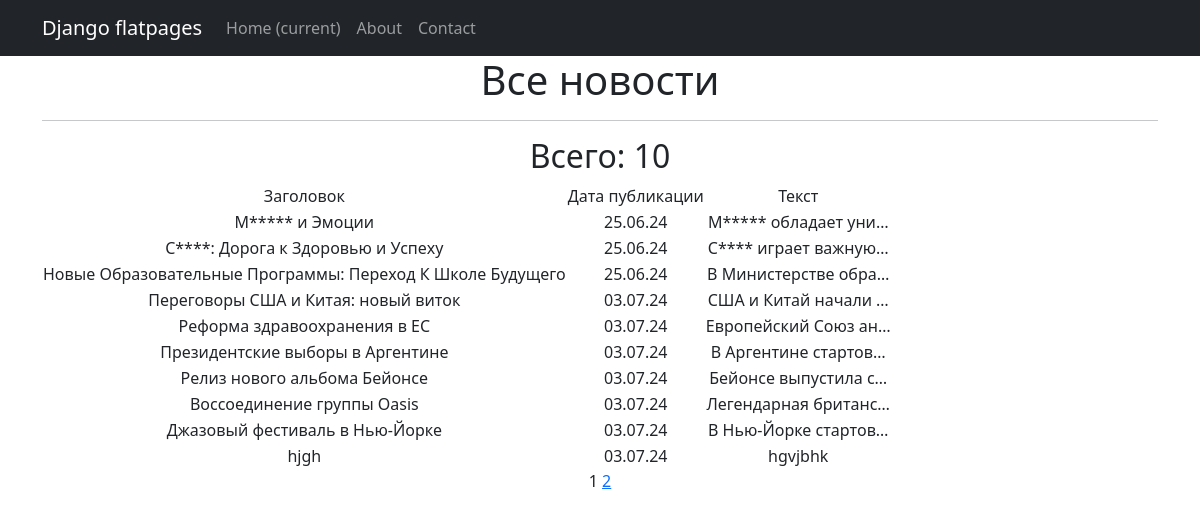
Page /news/ on the committed database.
### news/models.py (models this page shows, shortened)
class Post(models.Model):
    article = 'AR'
    news = 'NE'
    TYPES = [(article, 'статья'), (news, 'новость')]
    author_post = models.ForeignKey(to='Author', on_delete=models.CASCADE, related_name='posts')
    type = models.CharField(max_length=2, choices=TYPES, default=article)
    date_created = models.DateTimeField(auto_now_add=True)
    category = models.ManyToManyField(to='Category', through='PostCategory' )
    title = models.CharField(max_length=100)
    text = models.TextField()
    rating = models.IntegerField(default=0)

### news/views.py (the view)
# urls.py: path('', PostList.as_view(), name='posts_list'),
class PostList(ListView):
    model = Post
    ordering = 'date_created'
    template_name = 'news.html'
    context_object_name = 'posts'
    paginate_by = 10  # количество записей на странице

### news/templatetags/custom_filters.py (called while the page is built)
@register.filter()
def censor(value):
    for c in CENSOR:
        value = value.replace(c[1:], '*' * len(c[1:]))
    return f'{value}'

### templates/news.html (shortened to what this page needs)
{% extends 'flatpages/default.html' %}
{% load custom_filters %}
{% block content %}
<h1>Все новости</h1>
<hr>
<h2>Всего: {{ posts|length }}</h2>
{% if posts %}
<table>
    <tr>
        <td>Заголовок</td>
        <td>Дата публикации</td>
        <td>Текст</td>
    </tr>
    {% for post in posts %}
    <tr>
        <td>{{ post.title|censor }}</td>
        <td> {{ post.date_created|date:'d.m.y' }}</td>
        <td>{{ post.text|truncatechars:20|censor }}</td>
        <td>
        </td>
    </tr>
    {% endfor %}
</table>
{% else %}
<h2> Статей нет! </h2>
{% endif %}
{{ page_obj.number }}
{% if page_obj.has_next %}
<a href="?page={{ page_obj.next_page_number }}">{{ page_obj.next_page_number }}</a>
{% endif %}
{% endblock content %}

### rows in the picture
Post: title|censor "М***** и Эмоции", date_created "25.06.24", text|censor "М***** обладает уни…"
Post: title|censor "С****: Дорога к Здоровью и Успеху", date_created "25.06.24", text|censor "С**** играет важную…"
Post: title|censor "Новые Образовательные Программы: Переход К Школе Будущего", date_created "25.06.24", text|censor "В Министерстве обра…"
Post: title|censor "Переговоры США и Китая: новый виток", date_created "03.07.24", text|censor "США и Китай начали …"
Post: title|censor "Реформа здравоохранения в ЕС", date_created "03.07.24", text|censor "Европейский Союз ан…"
Post: title|censor "Президентские выборы в Аргентине", date_created "03.07.24", text|censor "В Аргентине стартов…"
Post: title|censor "Релиз нового альбома Бейонсе", date_created "03.07.24", text|censor "Бейонсе выпустила с…"
Post: title|censor "Воссоединение группы Oasis", date_created "03.07.24", text|censor "Легендарная британс…"
Post: title|censor "Джазовый фестиваль в Нью-Йорке", date_created "03.07.24", text|censor "В Нью-Йорке стартов…"
Post: title|censor "hjgh", date_created "03.07.24", text|censor "hgvjbhk"

### other values in the picture
{{ posts|length }} "10"
{{ page_obj.number }} "1"
{{ page_obj.next_page_number }} "2"
